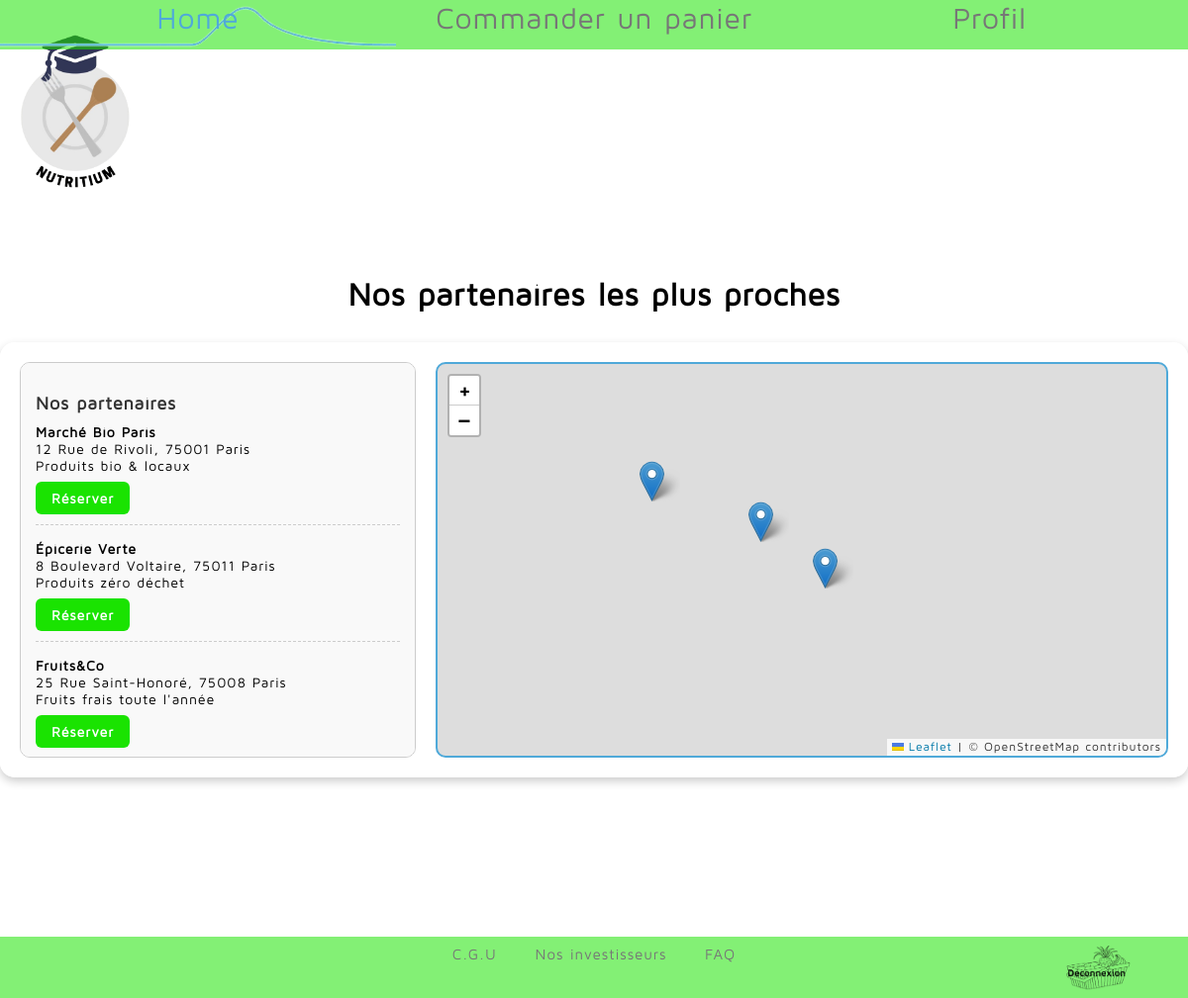
The page /src/php/commande.php (signed in) on the database its author committed.
### tables this page shows
CREATE TABLE partenaires (
  id INT NOT NULL AUTO_INCREMENT,
  nom VARCHAR(255) NOT NULL,
  adresse VARCHAR(255) NOT NULL,
  description TEXT,
  latitude DOUBLE NOT NULL,
  longitude DOUBLE NOT NULL,
  PRIMARY KEY (id)
);

### src/php/commande.php (the view, shortened to what this page needs)
<?php
$pageCSS = '../css/commande.css';
$useLeaflet = true;
include '../include/header.php';
$pdo = getPDOConnection();
try {
    $stmt = $pdo->query("SELECT * FROM partenaires");
    $partenaires = $stmt->fetchAll(PDO::FETCH_ASSOC);
} catch (PDOException $e) {
    echo "Erreur SQL : " . $e->getMessage();
    include '../include/footer.php';
    exit();
}
?>
<h1>Nos partenaires les plus proches</h1>
<div class="partenaires-container-row">
    <div class="partenaires-liste">
        <h2>Nos partenaires</h2>
        <?php foreach ($partenaires as $p): ?>
        <div class="partenaire">
            <strong><?= htmlspecialchars($p['nom']) ?></strong><br>
            <?= htmlspecialchars($p['adresse']) ?><br>
            <?= htmlspecialchars($p['description']) ?><br>
            <form action="reservation.php" method="GET">
                <button type="submit" class="bouton-reserver">Réserver</button>
            </form>
        </div>
        <?php endforeach; ?>
    </div>
    <div id="mapid"></div>
</div>
<div class="spacer"></div>
<?php include '../include/footer.php'; ?>

### src/include/header.php (shortened to what this page needs)
<!DOCTYPE html>
<html lang="fr">
<head>
    <link rel="stylesheet" href="../css/header.css">
    <link rel="stylesheet" href="<?= htmlspecialchars($pageCSS); ?>">
    <link rel="stylesheet" href="../css/footer.css">
    <?php if (!empty($useLeaflet)) : ?>
        <link rel="stylesheet" href="https://unpkg.com/leaflet@1.9.3/dist/leaflet.css" />
    <?php endif; ?>
</head>
<body>
<header class="main-header">
    <div class="header-container">
        <a href="index.php">
            <img src="../../images/logonutritium.png" id="Logo1" alt="Logo Nutritium" title="Logo Nutritium">
        </a>
        <nav>
            <ul class="menu">
                <li><a href="index.php">Home</a></li>
                <li><a href="commande.php">Commander un panier</a></li>
                <li><a href="espaceuser.php">Profil</a></li>
            </ul>
        </nav>
    </div>
</header>

### src/include/footer.php (shortened to what this page needs)
<img src="../../images/déconnexion2.png" id="imgdeco" alt="Déconnexion" title="Se déconnecter"
     onmouseover="changerImage('survol')" onmouseout="changerImage('normal')" onclick="deconnexion()">
<footer>
    <div class="footer">
        <nav>
            <ul>
                <li><a href="CGU.php" id="ga" target="_blank">C.G.U</a></li>
                <li><a href="https://www.isep.fr/" id="ga" target="_blank">Nos investisseurs</a></li>
                <li><a href="faq.php" id="ga" target="_blank">FAQ</a></li>
            </ul>
        </nav>
    </div>
</footer>
</body>
</html>

### src/css/header.css (style rules this page uses)
*, *:before, *:after { font-family: "Maven Pro", sans-serif !important; box-sizing: inherit; padding: 0; letter-spacing: 1.1px; }
body, html { margin: 0; padding: 0; box-sizing: border-box; font-family: "Maven Pro"; }
#Logo1 { margin-top: 30px; width: 150px; height: auto; }
nav { margin-bottom: 20px; }
.menu { padding: 0; margin: 0; display: flex; position: absolute; top: 0px; justify-content: center; align-items: center; width: 100%; list-style: none; }
.menu li { width: 100%; height: 50px; text-align: center; background-color: rgba(26, 227, 1, 0.54); }
.menu li a { font-size: 30px; color: #777; text-decoration: none; transition: all 0.45s; }
.menu li:not(:last-child) { margin: 0 auto; }

### src/css/commande.css (style rules this page uses)
body, html { width: 100%; height: 100%; padding: 0; margin: 0; box-sizing: border-box; font-family: "Maven Pro"; background-image: url("../../images/Nutritium_Background1.png"); background-size: cover; background-repeat: repeat; background-attachment: fixed; }
*, *:before, *:after { box-sizing: inherit; padding: 0; letter-spacing: 1.1px; }
h1 { text-align: center; margin-top: 80px; }
.partenaires-container-row { display: flex; flex-direction: row; justify-content: space-between; align-items: flex-start; margin: 30px auto; max-width: 1200px; background-color: rgba(255, 255, 255, 0.85); padding: 20px; border-radius: 15px; box-shadow: 0 4px 10px rgba(0, 0, 0, 0.2); gap: 20px; }
#mapid { flex: 2; height: 400px; border-radius: 10px; border: 2px solid #4fa9d9; }
.partenaires-liste { flex: 1; max-height: 400px; overflow-y: auto; background: #f9f9f9; border: 1px solid #ccc; border-radius: 10px; padding: 15px; font-size: 14px; }
.partenaires-liste h2 { font-size: 18px; margin-bottom: 10px; color: #333; }
.partenaire { margin-bottom: 15px; padding-bottom: 10px; border-bottom: 1px dashed #ccc; }
.partenaire:last-child { border-bottom: none; }
.bouton-reserver { background-color: rgb(26, 227, 1); color: white; border: none; padding: 8px 16px; border-radius: 6px; cursor: pointer; font-weight: bold; font-size: 14px; margin-top: 8px; transition: background-color 0.3s ease; }
body { padding-bottom: 120px; }
.spacer { height: 100px; }

### src/css/footer.css (style rules this page uses)
.footer { position: fixed; right: 0; bottom: 0; left: 0; padding: 0.5rem 0 1rem; background-color: rgba(26, 227, 1, 0.54); text-align: center; z-index: 1; }
.footer nav ul { list-style: none; padding: 0; margin: 0; }
.footer nav ul li { display: inline; margin: 0 1rem; }
.footer nav ul li a { text-decoration: none; color: #777; font-size: 15px; transition: color 0.3s ease; }
body { padding-bottom: 120px; }
#imgdeco { position: fixed; bottom: 0.5rem; right: 1rem; width: 150px; height: auto; cursor: pointer; z-index: 10; }

### rows shown on the page
partenaires: nom "Marché Bio Paris", adresse "12 Rue de Rivoli, 75001 Paris", description "Produits bio & locaux"
partenaires: nom "Épicerie Verte", adresse "8 Boulevard Voltaire, 75011 Paris", description "Produits zéro déchet"
partenaires: nom "Fruits&Co", adresse "25 Rue Saint-Honoré, 75008 Paris", description "Fruits frais toute l'année"
